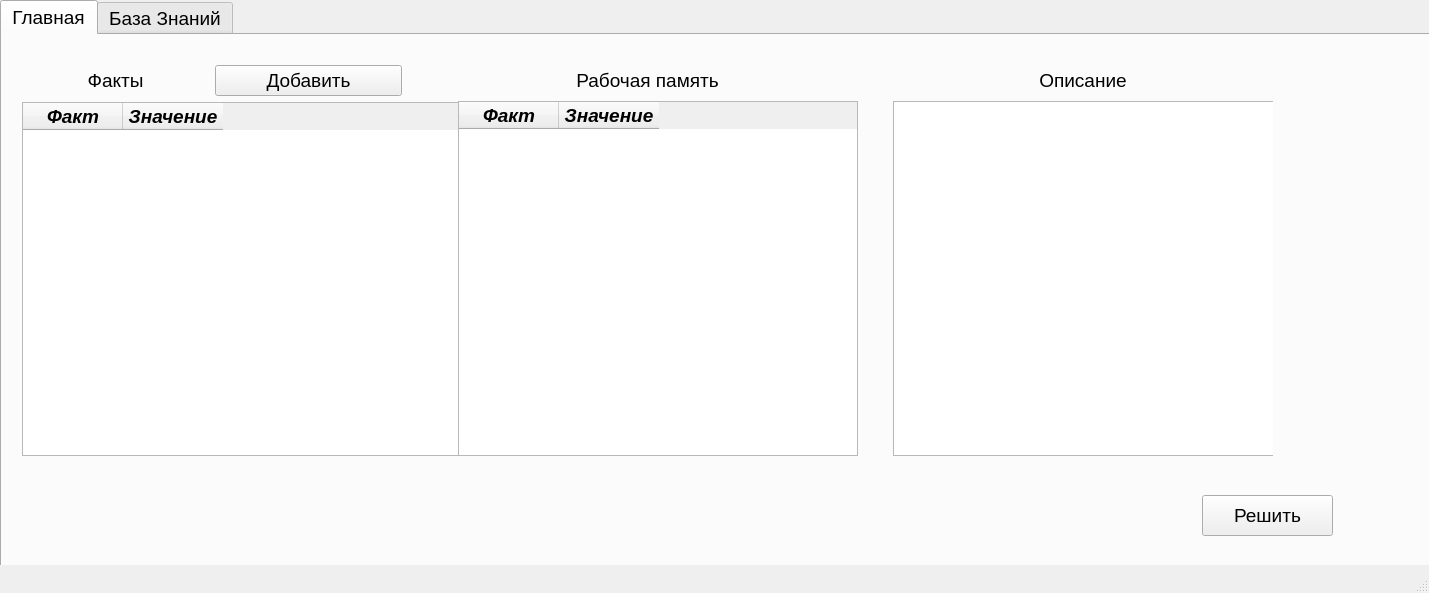
<?xml version="1.0" encoding="UTF-8"?>
<ui version="4.0">
 <class>MainWindow</class>
 <widget class="QMainWindow" name="MainWindow">
  <property name="geometry">
   <rect>
    <x>0</x>
    <y>0</y>
    <width>1429</width>
    <height>593</height>
   </rect>
  </property>
  <property name="font">
   <font>
    <family>Arial</family>
    <pointsize>14</pointsize>
   </font>
  </property>
  <property name="windowTitle">
   <string>MainWindow</string>
  </property>
  <widget class="QWidget" name="centralwidget">
   <widget class="QTabWidget" name="tabWidget">
    <property name="geometry">
     <rect>
      <x>0</x>
      <y>0</y>
      <width>1441</width>
      <height>581</height>
     </rect>
    </property>
    <property name="font">
     <font>
      <pointsize>14</pointsize>
     </font>
    </property>
    <property name="tabPosition">
     <enum>QTabWidget::North</enum>
    </property>
    <property name="tabShape">
     <enum>QTabWidget::Rounded</enum>
    </property>
    <property name="currentIndex">
     <number>0</number>
    </property>
    <property name="iconSize">
     <size>
      <width>16</width>
      <height>16</height>
     </size>
    </property>
    <widget class="QWidget" name="tab">
     <attribute name="title">
      <string>Главная</string>
     </attribute>
     <widget class="QWidget" name="horizontalLayoutWidget_2">
      <property name="geometry">
       <rect>
        <x>20</x>
        <y>30</y>
        <width>1251</width>
        <height>391</height>
       </rect>
      </property>
      <layout class="QHBoxLayout" name="horizontalLayout_3">
       <item>
        <layout class="QVBoxLayout" name="verticalLayout">
         <item>
          <layout class="QHBoxLayout" name="horizontalLayout">
           <item>
            <widget class="QLabel" name="label">
             <property name="layoutDirection">
              <enum>Qt::LeftToRight</enum>
             </property>
             <property name="text">
              <string>Факты</string>
             </property>
             <property name="alignment">
              <set>Qt::AlignCenter</set>
             </property>
            </widget>
           </item>
           <item>
            <widget class="QPushButton" name="pushButton">
             <property name="text">
              <string>Добавить</string>
             </property>
            </widget>
           </item>
          </layout>
         </item>
         <item>
          <widget class="QTableWidget" name="tableWidget">
           <property name="minimumSize">
            <size>
             <width>500</width>
             <height>0</height>
            </size>
           </property>
           <column>
            <property name="text">
             <string>Факт</string>
            </property>
            <property name="font">
             <font>
              <family>Arial</family>
              <pointsize>14</pointsize>
              <weight>75</weight>
              <italic>true</italic>
              <bold>true</bold>
             </font>
            </property>
            <property name="textAlignment">
             <set>AlignCenter</set>
            </property>
           </column>
           <column>
            <property name="text">
             <string>Значение</string>
            </property>
            <property name="font">
             <font>
              <family>Arial</family>
              <pointsize>14</pointsize>
              <weight>75</weight>
              <italic>true</italic>
              <bold>true</bold>
             </font>
            </property>
            <property name="textAlignment">
             <set>AlignCenter</set>
            </property>
           </column>
          </widget>
         </item>
        </layout>
       </item>
       <item>
        <spacer name="horizontalSpacer">
         <property name="orientation">
          <enum>Qt::Horizontal</enum>
         </property>
         <property name="sizeType">
          <enum>QSizePolicy::Minimum</enum>
         </property>
         <property name="sizeHint" stdset="0">
          <size>
           <width>50</width>
           <height>20</height>
          </size>
         </property>
        </spacer>
       </item>
       <item>
        <layout class="QVBoxLayout" name="verticalLayout_2">
         <item>
          <layout class="QHBoxLayout" name="horizontalLayout_2">
           <item>
            <widget class="QLabel" name="label_2">
             <property name="minimumSize">
              <size>
               <width>0</width>
               <height>30</height>
              </size>
             </property>
             <property name="text">
              <string>Рабочая память</string>
             </property>
             <property name="alignment">
              <set>Qt::AlignCenter</set>
             </property>
            </widget>
           </item>
          </layout>
         </item>
         <item>
          <widget class="QTableWidget" name="tableWidget_2">
           <property name="minimumSize">
            <size>
             <width>400</width>
             <height>0</height>
            </size>
           </property>
           <column>
            <property name="text">
             <string>Факт</string>
            </property>
            <property name="font">
             <font>
              <family>Arial</family>
              <pointsize>14</pointsize>
              <weight>75</weight>
              <italic>true</italic>
              <bold>true</bold>
             </font>
            </property>
            <property name="textAlignment">
             <set>AlignCenter</set>
            </property>
           </column>
           <column>
            <property name="text">
             <string>Значение</string>
            </property>
            <property name="font">
             <font>
              <family>Arial</family>
              <pointsize>14</pointsize>
              <weight>75</weight>
              <italic>true</italic>
              <bold>true</bold>
             </font>
            </property>
            <property name="textAlignment">
             <set>AlignCenter</set>
            </property>
           </column>
          </widget>
         </item>
        </layout>
       </item>
       <item>
        <spacer name="horizontalSpacer_2">
         <property name="orientation">
          <enum>Qt::Horizontal</enum>
         </property>
         <property name="sizeType">
          <enum>QSizePolicy::Minimum</enum>
         </property>
         <property name="sizeHint" stdset="0">
          <size>
           <width>50</width>
           <height>20</height>
          </size>
         </property>
        </spacer>
       </item>
       <item>
        <layout class="QVBoxLayout" name="verticalLayout_3">
         <item>
          <widget class="QLabel" name="label_3">
           <property name="minimumSize">
            <size>
             <width>0</width>
             <height>30</height>
            </size>
           </property>
           <property name="text">
            <string>Описание</string>
           </property>
           <property name="alignment">
            <set>Qt::AlignCenter</set>
           </property>
          </widget>
         </item>
         <item>
          <widget class="QTextBrowser" name="textBrowser">
           <property name="minimumSize">
            <size>
             <width>400</width>
             <height>0</height>
            </size>
           </property>
          </widget>
         </item>
        </layout>
       </item>
      </layout>
     </widget>
     <widget class="QPushButton" name="pushButton_2">
      <property name="geometry">
       <rect>
        <x>1200</x>
        <y>460</y>
        <width>131</width>
        <height>41</height>
       </rect>
      </property>
      <property name="text">
       <string>Решить</string>
      </property>
     </widget>
    </widget>
    <widget class="QWidget" name="tab_2">
     <attribute name="title">
      <string>База Знаний</string>
     </attribute>
     <widget class="QTableView" name="tableView">
      <property name="geometry">
       <rect>
        <x>20</x>
        <y>60</y>
        <width>1381</width>
        <height>461</height>
       </rect>
      </property>
      <property name="editTriggers">
       <set>QAbstractItemView::AllEditTriggers</set>
      </property>
     </widget>
     <widget class="QLabel" name="label_4">
      <property name="geometry">
       <rect>
        <x>30</x>
        <y>20</y>
        <width>151</width>
        <height>30</height>
       </rect>
      </property>
      <property name="layoutDirection">
       <enum>Qt::LeftToRight</enum>
      </property>
      <property name="text">
       <string>База знаний</string>
      </property>
      <property name="alignment">
       <set>Qt::AlignCenter</set>
      </property>
     </widget>
    </widget>
   </widget>
  </widget>
  <widget class="QStatusBar" name="statusbar"/>
 </widget>
 <resources/>
 <connections/>
</ui>
